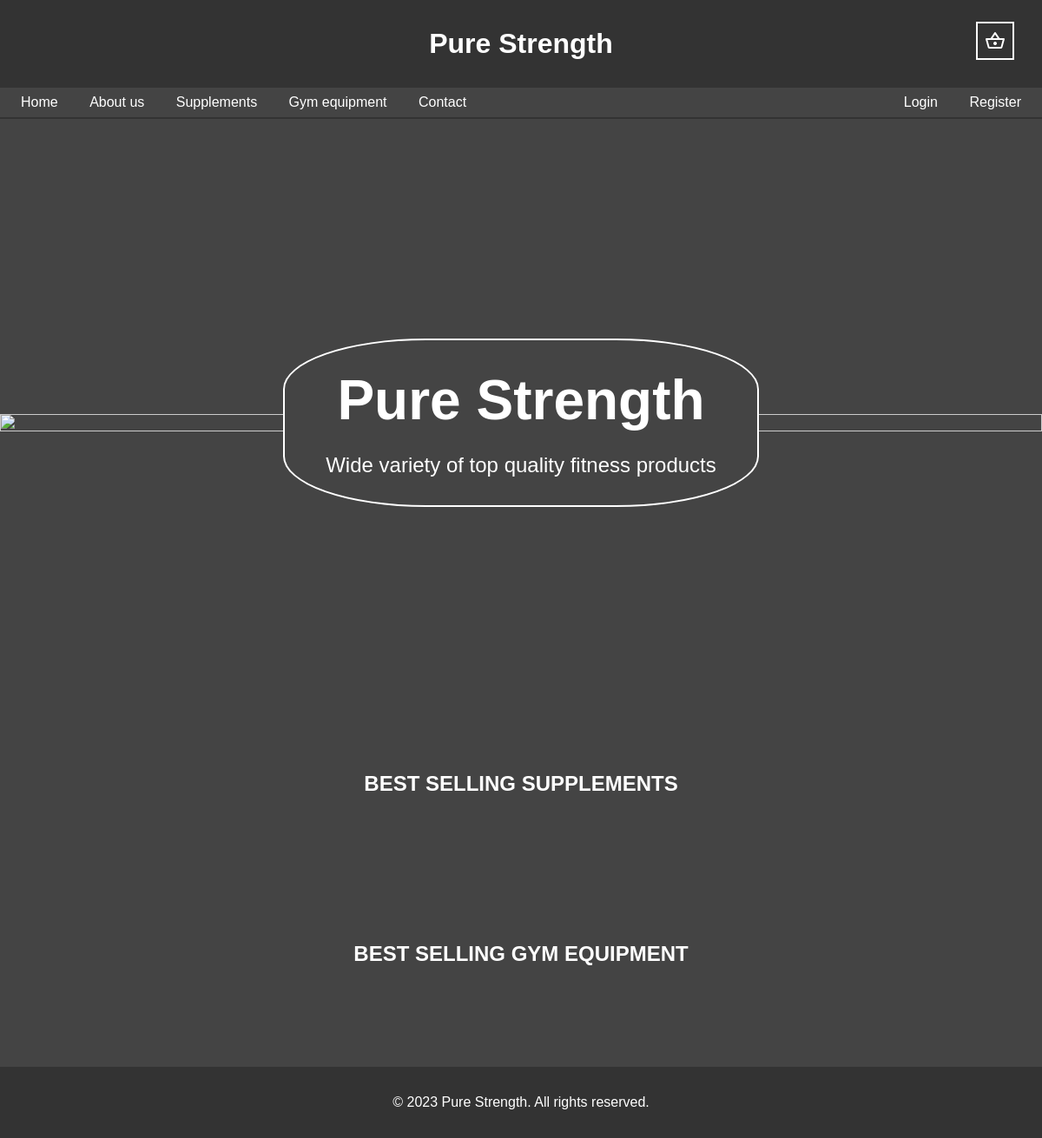
The app's page /, older data.
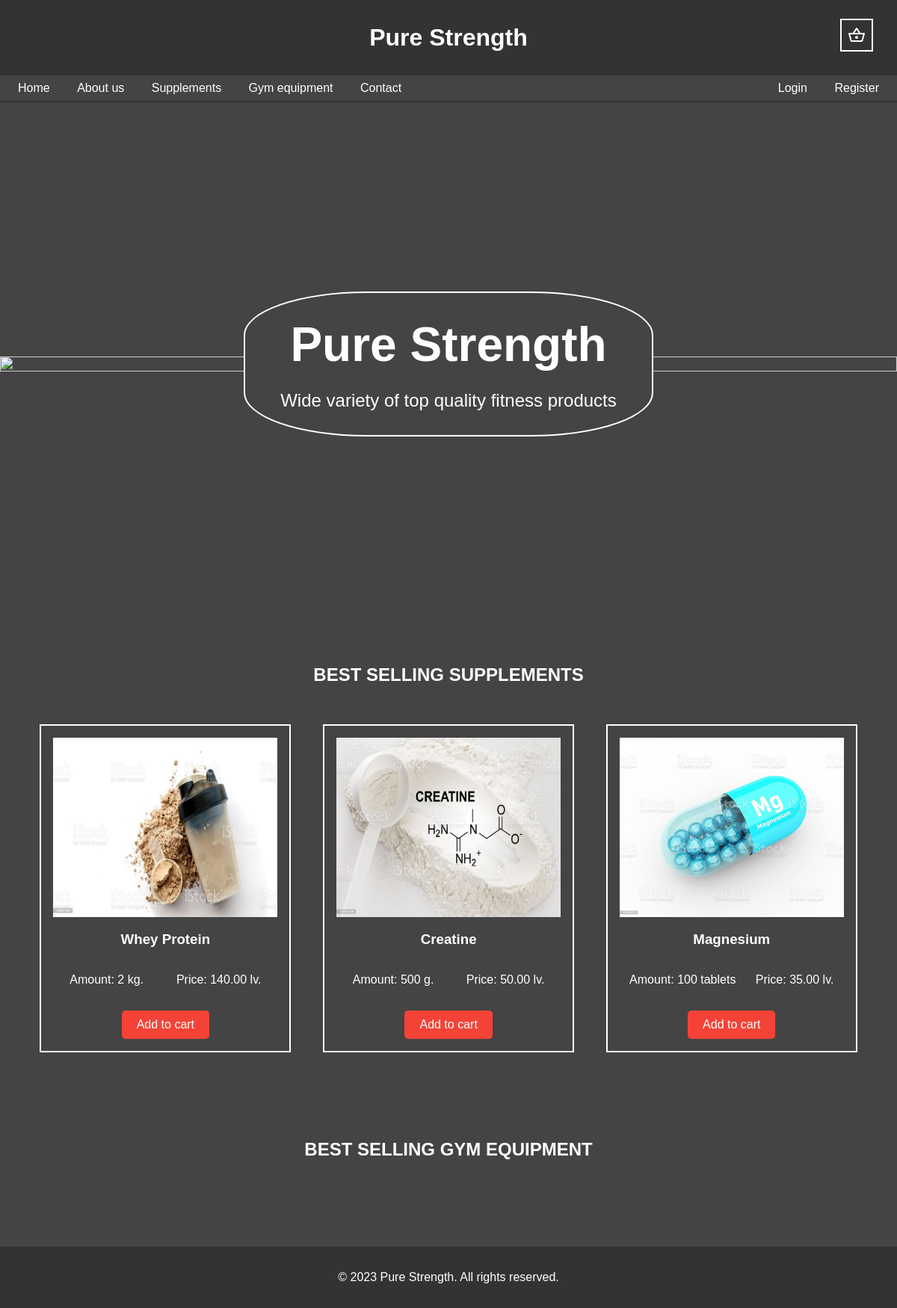
The same page, newer data.
### Fitness_store/fitness_app/models.py (models this page shows)
class Supplements(models.Model):
    name = models.CharField(
        null=False,
        blank=False,
        max_length=30,
        validators=(
            validators.MinLengthValidator(2),
        ),
    )
    description = models.TextField(
        null=False,
        blank=False,
        max_length=300,
        validators=(
            validators.MinLengthValidator(5),
        ),
    )
    best_selling = models.BooleanField(
        null=False,
        blank=False,
        default=False,
    )
    amount = models.IntegerField(
        null=False,
        blank=False,
    )
    amount_type = models.CharField(
        null=False,
        blank=False,
        max_length=30,
    )
    price = models.FloatField(
        null=False,
        blank=False,
    )
    photo = models.FileField(
        null=False,
        blank=False,
        upload_to='supplements',
        default=None,
    )

### Fitness_store/fitness_app/views.py (the view)
# urls.py: path('', HomePageView.as_view(), name='homepage'),
class HomePageView(views.TemplateView):
    template_name = 'homepage.html'
    def get_context_data(self, **kwargs):
        context = super().get_context_data(**kwargs)
        context['best_selling_supplements'] = Supplements.objects.filter(best_selling=True)
        context['best_selling_gym_equipment'] = GymEquipment.objects.filter(best_selling=True)
        return context

### Fitness_store/fitness_app/context_processors.py (called while the page is built, shortened)
def cart_context(request):
    cart_items = []
    cart_total = 0
    if request.user.is_authenticated:
        cart = Cart.objects.filter(user=request.user).first()
        if cart:
            cart_items = cart.cartitem_set.all()
            cart_total = sum(item.price * item.quantity for item in cart_items)
    return {'cart_items': cart_items, 'cart_total': cart_total}

### templates/homepage.html (shortened to what this page needs)
{% extends 'base.html' %}
{% block content %}
{% load static %}
    <div class="homepage-image-container">
        <div class="homepage-hero-content">
            <h2><a href="{% url 'homepage' %}">Pure Strength</a></h2>
            <p>Wide variety of top quality fitness products</p>
        </div>
    </div>
    <div class="best-sellers-container" id="products">
        <h2>BEST SELLING SUPPLEMENTS</h2>
        <div class="products">
            {% for supplement in best_selling_supplements %}
                <a href="{% url 'supplement product' supplement.pk %}" class="products-item">
                    <img src="{{ supplement.photo.url }}" alt="Service 1">
                    <h3>{{ supplement.name }}</h3>
                    <div class="product-container"><p>Amount: {{ supplement.amount }} {{ supplement.amount_type }}</p><p>Price: {{ supplement.price|floatformat:2 }} lv.</p>
                    </div>
                    <form action="{% url 'add to cart' 'supplement' supplement.id %}" method="post">
                        <button class="my-button">Add to cart</button>
                    </form>
                </a>
            {% endfor %}
        </div>
    </div>
    <div class="best-sellers-container" id="products">
        <h2>BEST SELLING GYM EQUIPMENT</h2>
        <div class="products">
        </div>
    </div>
{% endblock %}

Row changes from the older to the newer data that the page shows:
added Supplements: photo (picture), name "Whey Protein", amount "2", amount_type "kg.", price "140.00"
added Supplements: photo (picture), name "Creatine", amount "500", amount_type "g.", price "50.00"
added Supplements: photo (picture), name "Magnesium", amount "100", amount_type "tablets", price "35.00"
